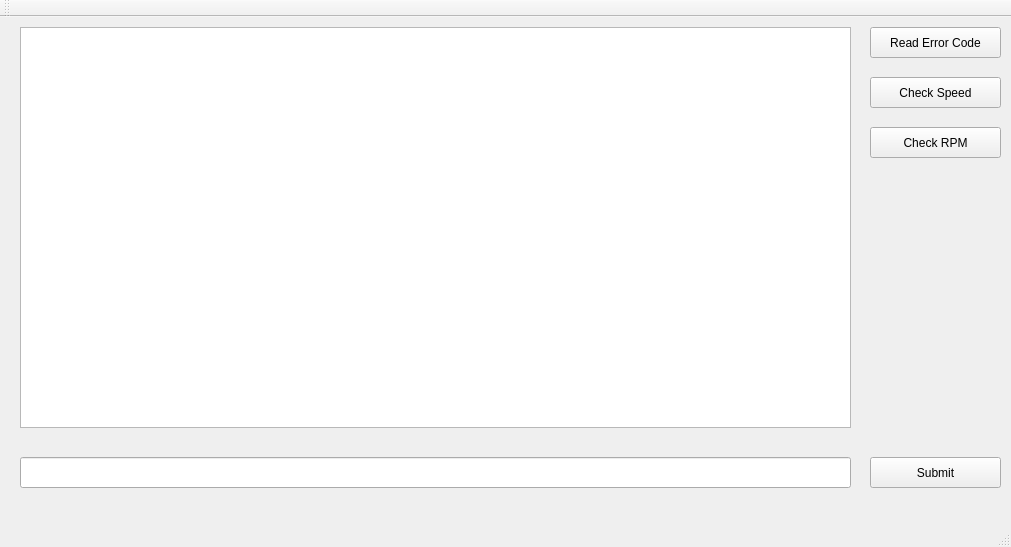
<?xml version="1.0" encoding="UTF-8"?>
<ui version="4.0">
 <class>MainWindow</class>
 <widget class="QMainWindow" name="MainWindow">
  <property name="geometry">
   <rect>
    <x>0</x>
    <y>0</y>
    <width>1011</width>
    <height>547</height>
   </rect>
  </property>
  <property name="windowTitle">
   <string>MainWindow</string>
  </property>
  <widget class="QWidget" name="centralWidget">
   <widget class="QPushButton" name="pushButton">
    <property name="geometry">
     <rect>
      <x>870</x>
      <y>10</y>
      <width>131</width>
      <height>31</height>
     </rect>
    </property>
    <property name="text">
     <string>Read Error Code</string>
    </property>
   </widget>
   <widget class="QPushButton" name="pushButton_2">
    <property name="geometry">
     <rect>
      <x>870</x>
      <y>60</y>
      <width>131</width>
      <height>31</height>
     </rect>
    </property>
    <property name="text">
     <string>Check Speed</string>
    </property>
   </widget>
   <widget class="QPushButton" name="pushButton_3">
    <property name="geometry">
     <rect>
      <x>870</x>
      <y>110</y>
      <width>131</width>
      <height>31</height>
     </rect>
    </property>
    <property name="text">
     <string>Check RPM</string>
    </property>
   </widget>
   <widget class="QPushButton" name="pushButton_4">
    <property name="geometry">
     <rect>
      <x>870</x>
      <y>440</y>
      <width>131</width>
      <height>31</height>
     </rect>
    </property>
    <property name="text">
     <string>Submit</string>
    </property>
   </widget>
   <widget class="QLineEdit" name="lineEdit">
    <property name="geometry">
     <rect>
      <x>20</x>
      <y>440</y>
      <width>831</width>
      <height>31</height>
     </rect>
    </property>
   </widget>
   <widget class="QTextBrowser" name="textBrowser">
    <property name="geometry">
     <rect>
      <x>20</x>
      <y>10</y>
      <width>831</width>
      <height>401</height>
     </rect>
    </property>
   </widget>
  </widget>
  <widget class="QMenuBar" name="menuBar">
   <property name="geometry">
    <rect>
     <x>0</x>
     <y>0</y>
     <width>1011</width>
     <height>26</height>
    </rect>
   </property>
  </widget>
  <widget class="QToolBar" name="mainToolBar">
   <attribute name="toolBarArea">
    <enum>TopToolBarArea</enum>
   </attribute>
   <attribute name="toolBarBreak">
    <bool>false</bool>
   </attribute>
  </widget>
  <widget class="QStatusBar" name="statusBar"/>
 </widget>
 <layoutdefault spacing="6" margin="11"/>
 <resources/>
 <connections/>
</ui>
